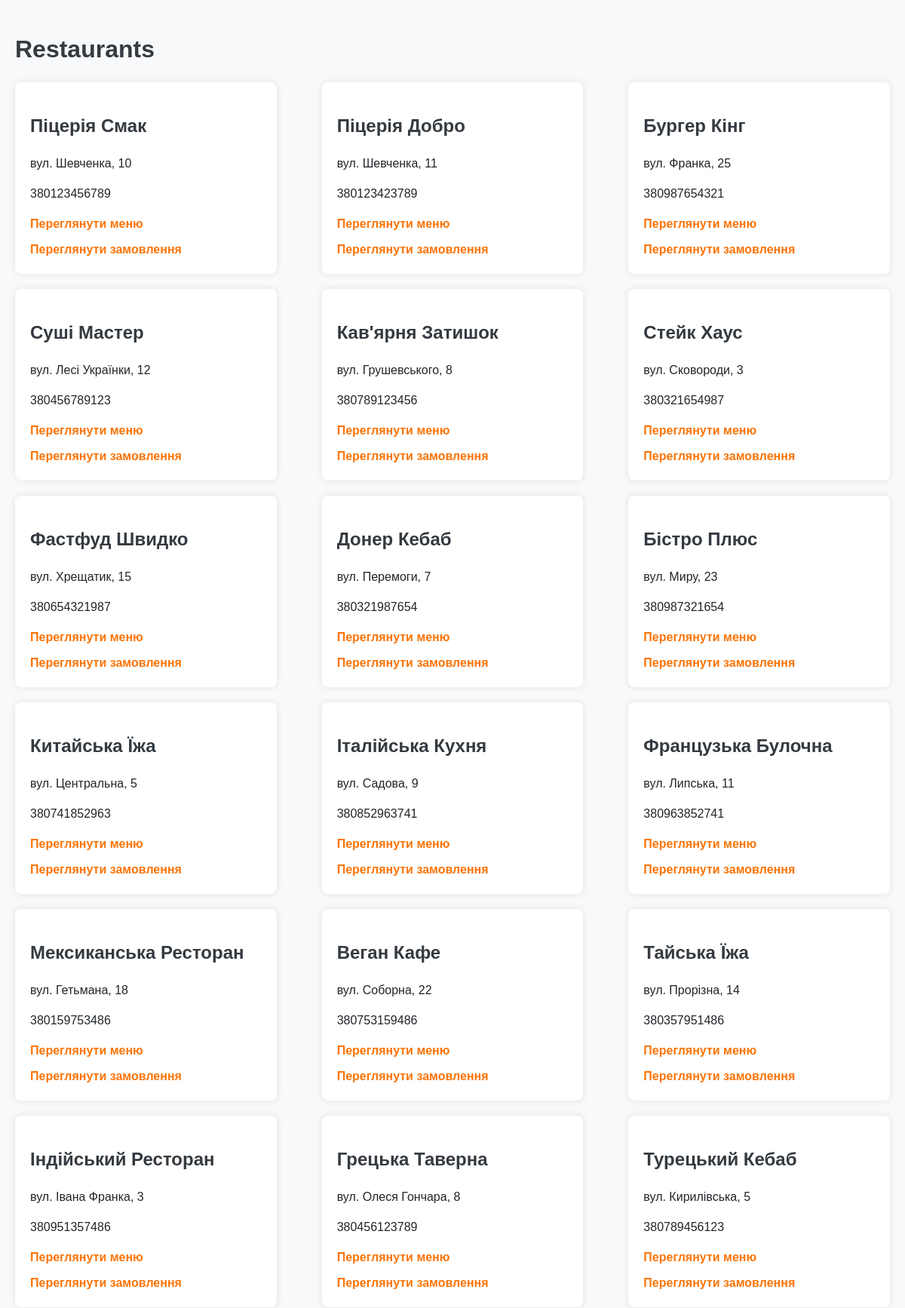
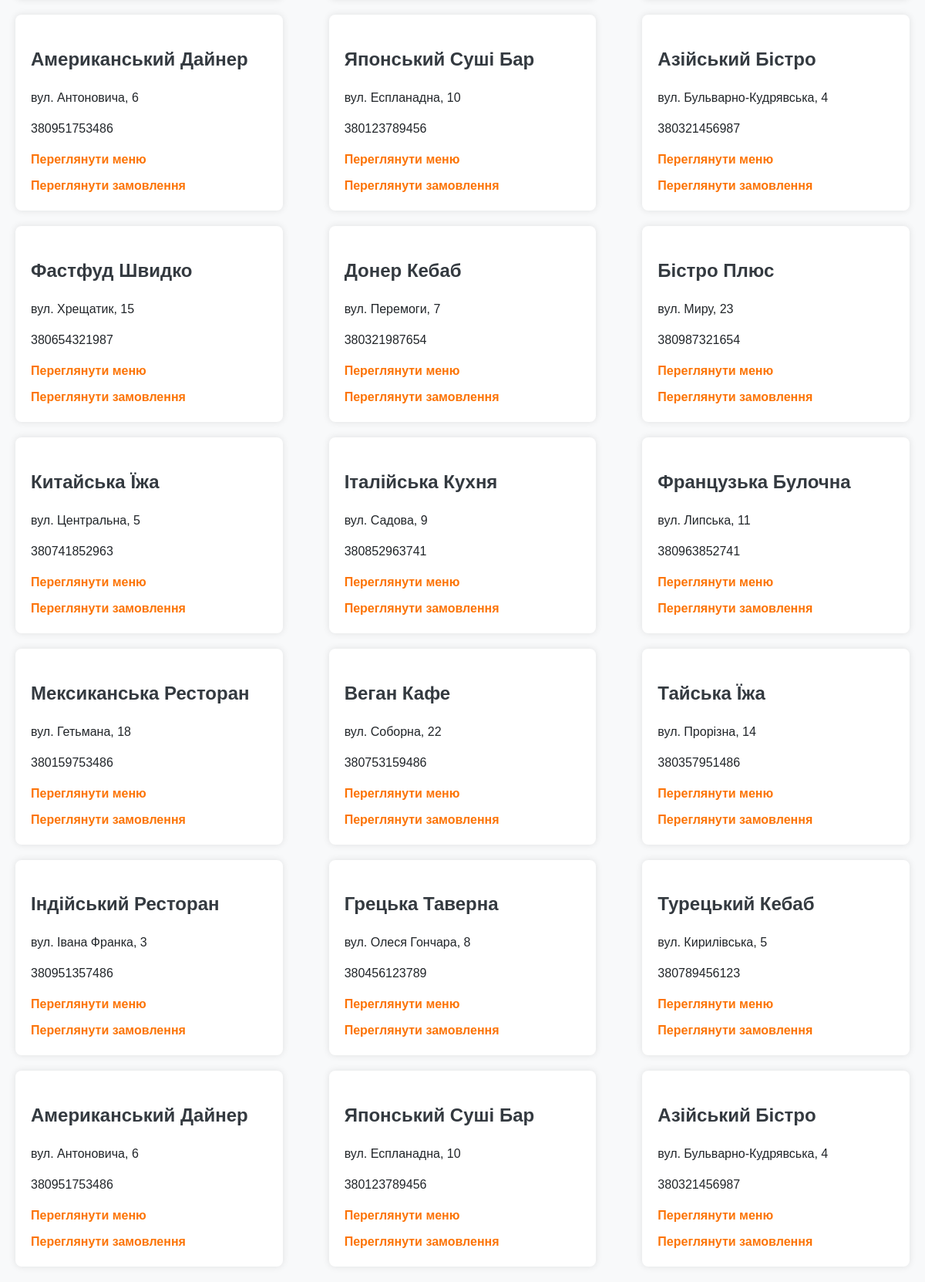
The page / on the database its author committed (2 pictures, top to bottom).
### tables this page shows
CREATE TABLE `Stores` (
  `id` int NOT NULL,
  `name` varchar(255) NOT NULL,
  `address` varchar(255) NOT NULL,
  `phone_number` varchar(15) NOT NULL,
  `email` varchar(255) DEFAULT NULL
);

### index.php (the view, shortened to what this page needs)
<?php include 'db.php'; ?>
<!DOCTYPE html>
<html lang="en">
<head>
    <link rel="stylesheet" href="styles.css">
</head>
<body>
    <h1>Restaurants</h1>
    <div class="restaurants">
        <?php
        $sql = "SELECT * FROM Stores";
        $result = $conn->query($sql);
        if ($result->num_rows > 0) {
            while ($row = $result->fetch_assoc()) {
                echo "<div class='restaurant'>
                        <h2>" . $row["name"] . "</h2>
                        <p>" . $row["address"] . "</p>
                        <p>" . $row["phone_number"] . "</p>
                        <a href='restaurant.php?id=" . $row["id"] . "'>Переглянути меню</a>
                        <a href='orders.php?store_id=" . $row["id"] . "'>Переглянути замовлення</a>
                      </div>";
            }
        } else {
            echo "0 results";
        }
        ?>
    </div>
</body>
</html>

### styles.css (style rules this page uses)
body { font-family: Arial, sans-serif; margin: 0; padding: 20px; background-color: #f8f9fa; color: #212529; line-height: 1.5; }
h1, h2, h3 { color: #343a40; margin-bottom: 20px; }
a { color: #fc7406; text-decoration: none; font-weight: bold; }
.restaurants, .menu-items, table { margin: 0 auto; max-width: 1200px; display: flex; flex-wrap: wrap; gap: 20px; justify-content: space-between; }
.restaurant, .menu-item { background-color: #fff; padding: 20px; border-radius: 8px; box-shadow: 0 0 10px rgba(0, 0, 0, 0.1); width: calc(33.333% - 40px); box-sizing: border-box; transition: transform 0.2s ease, box-shadow 0.2s ease; }
.restaurant a { display: block; margin-top: 10px; }

### rows shown on the page
stores: name "Піцерія Смак", address "вул. Шевченка, 10", phone_number "380123456789"
stores: name "Піцерія Добро", address "вул. Шевченка, 11", phone_number "380123423789"
stores: name "Бургер Кінг", address "вул. Франка, 25", phone_number "380987654321"
stores: name "Суші Мастер", address "вул. Лесі Українки, 12", phone_number "380456789123"
stores: name "Кав'ярня Затишок", address "вул. Грушевського, 8", phone_number "380789123456"
stores: name "Стейк Хаус", address "вул. Сковороди, 3", phone_number "380321654987"
stores: name "Фастфуд Швидко", address "вул. Хрещатик, 15", phone_number "380654321987"
stores: name "Донер Кебаб", address "вул. Перемоги, 7", phone_number "380321987654"
stores: name "Бістро Плюс", address "вул. Миру, 23", phone_number "380987321654"
stores: name "Китайська Їжа", address "вул. Центральна, 5", phone_number "380741852963"
stores: name "Італійська Кухня", address "вул. Садова, 9", phone_number "380852963741"
stores: name "Французька Булочна", address "вул. Липська, 11", phone_number "380963852741"
stores: name "Мексиканська Ресторан", address "вул. Гетьмана, 18", phone_number "380159753486"
stores: name "Веган Кафе", address "вул. Соборна, 22", phone_number "380753159486"
stores: name "Тайська Їжа", address "вул. Прорізна, 14", phone_number "380357951486"
stores: name "Індійський Ресторан", address "вул. Івана Франка, 3", phone_number "380951357486"
stores: name "Грецька Таверна", address "вул. Олеся Гончара, 8", phone_number "380456123789"
stores: name "Турецький Кебаб", address "вул. Кирилівська, 5", phone_number "380789456123"
stores: name "Американський Дайнер", address "вул. Антоновича, 6", phone_number "380951753486"
stores: name "Японський Суші Бар", address "вул. Еспланадна, 10", phone_number "380123789456"
stores: name "Азійський Бістро", address "вул. Бульварно-Кудрявська, 4", phone_number "380321456987"
stores: name "Фастфуд Швидко", address "вул. Хрещатик, 15", phone_number "380654321987"
stores: name "Донер Кебаб", address "вул. Перемоги, 7", phone_number "380321987654"
stores: name "Бістро Плюс", address "вул. Миру, 23", phone_number "380987321654"
stores: name "Китайська Їжа", address "вул. Центральна, 5", phone_number "380741852963"
stores: name "Італійська Кухня", address "вул. Садова, 9", phone_number "380852963741"
stores: name "Французька Булочна", address "вул. Липська, 11", phone_number "380963852741"
stores: name "Мексиканська Ресторан", address "вул. Гетьмана, 18", phone_number "380159753486"
stores: name "Веган Кафе", address "вул. Соборна, 22", phone_number "380753159486"
stores: name "Тайська Їжа", address "вул. Прорізна, 14", phone_number "380357951486"
stores: name "Індійський Ресторан", address "вул. Івана Франка, 3", phone_number "380951357486"
stores: name "Грецька Таверна", address "вул. Олеся Гончара, 8", phone_number "380456123789"
stores: name "Турецький Кебаб", address "вул. Кирилівська, 5", phone_number "380789456123"
stores: name "Американський Дайнер", address "вул. Антоновича, 6", phone_number "380951753486"
stores: name "Японський Суші Бар", address "вул. Еспланадна, 10", phone_number "380123789456"
stores: name "Азійський Бістро", address "вул. Бульварно-Кудрявська, 4", phone_number "380321456987"
